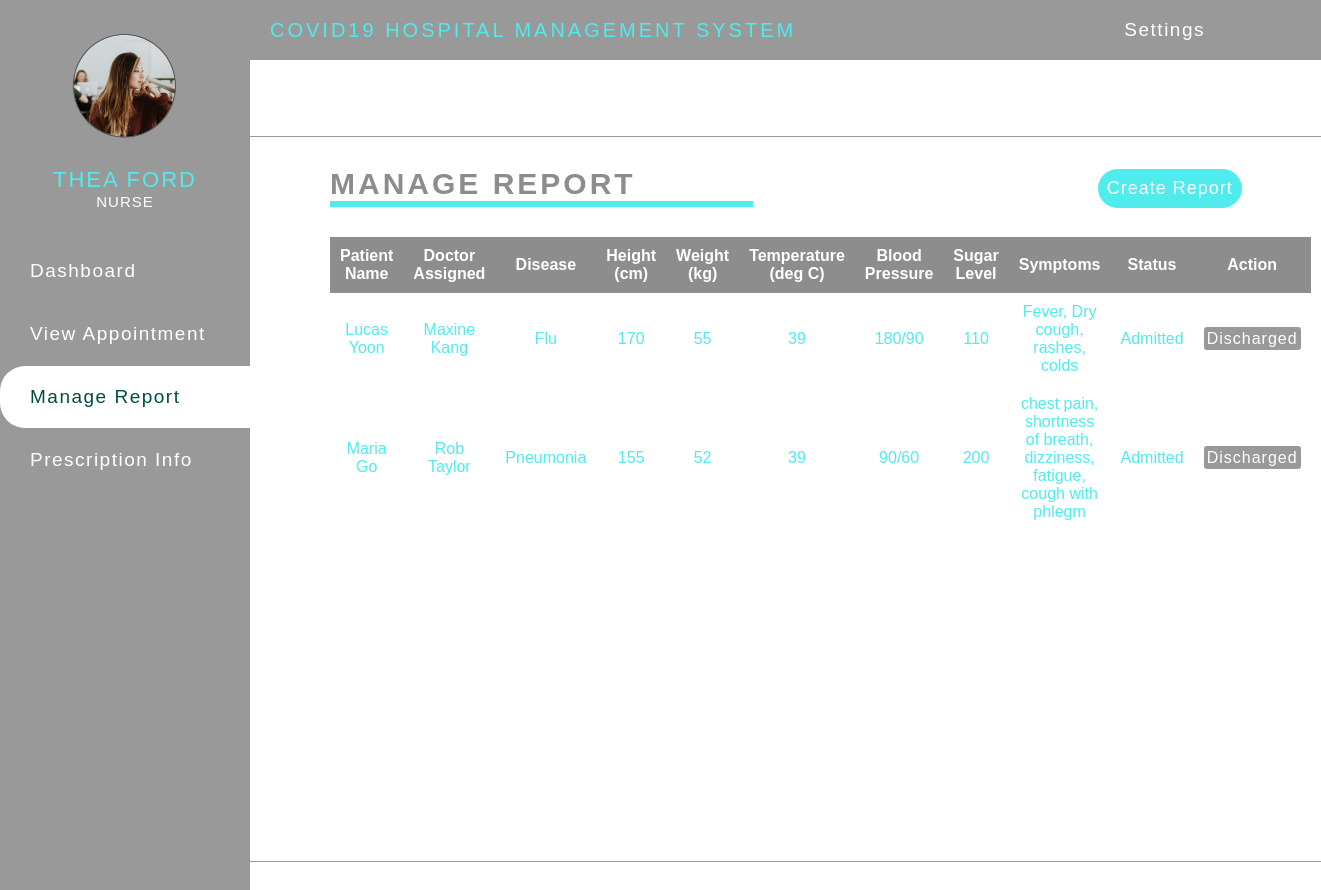
/nurse/report.php (signed in), run on the app's committed database.
### tables this page shows
CREATE TABLE `nurse` (
  `nurse_ID` int(11) NOT NULL,
  `nFullName` varchar(255) NOT NULL,
  `nUsername` varchar(255) NOT NULL,
  `nPassword` varchar(255) NOT NULL,
  `nEmail` varchar(255) NOT NULL,
  `nNumber` varchar(50) NOT NULL,
  `nAge` int(20) NOT NULL,
  `nBirthday` date NOT NULL,
  `nAddress` varchar(255) NOT NULL,
  `nGender` varchar(255) NOT NULL,
  `nProfilepic` varchar(255) NOT NULL
);

CREATE TABLE `report` (
  `count` int(11) NOT NULL,
  `patient_ID` int(11) NOT NULL,
  `doctor_ID` int(11) NOT NULL,
  `nurse_ID` int(11) NOT NULL,
  `rpDisease` varchar(255) NOT NULL,
  `rpHeight` int(11) NOT NULL,
  `rpWeight` int(11) NOT NULL,
  `rpTemp` int(11) NOT NULL,
  `rpBloodPressure` varchar(50) NOT NULL,
  `rpSugarLevel` int(11) NOT NULL,
  `rpSymptoms` varchar(255) NOT NULL,
  `rpStatus` int(11) NOT NULL
);

CREATE TABLE `patient` (
  `patient_ID` int(11) NOT NULL,
  `doctor_ID` int(20) NOT NULL,
  `pFullName` varchar(255) NOT NULL,
  `pUsername` varchar(255) NOT NULL,
  `pPassword` varchar(255) NOT NULL,
  `pEmail` varchar(255) NOT NULL,
  `pNumber` varchar(50) NOT NULL,
  `pAge` int(20) NOT NULL,
  `pBirthday` date NOT NULL,
  `pAddress` varchar(255) NOT NULL,
  `pGender` varchar(255) NOT NULL,
  `pProfilepic` varchar(255) NOT NULL
);

CREATE TABLE `doctor` (
  `doctor_ID` int(11) NOT NULL,
  `dFullName` varchar(255) NOT NULL,
  `dUsername` varchar(255) NOT NULL,
  `dPassword` varchar(255) NOT NULL,
  `dEmail` varchar(255) NOT NULL,
  `dNumber` varchar(50) NOT NULL,
  `dAge` int(20) NOT NULL,
  `dBirthday` date NOT NULL,
  `dAddress` varchar(255) NOT NULL,
  `dGender` varchar(255) NOT NULL,
  `dProfilepic` varchar(255) NOT NULL,
  `dSpecialization` varchar(255) NOT NULL
);

### nurse/report.php (the view, shortened to what this page needs)
<?php
	include("../include/config.php");
?>
<!DOCTYPE html>
<html lang="en">
	<head>
		<link rel="stylesheet" href="styles.css">
	</head>
	<body>
	<?php include('navigation.php');?>
	<a class="add" href="make-report.php">Create Report</a>
	<div class="bd-box">
	<h3>MANAGE REPORT</h3>
	<hr>
		<table>
		<thead>
			<tr>
			<th>Patient Name</th>
			<th>Doctor Assigned</th>
			<th>Disease</th>
			<th>Height (cm)</th>
			<th>Weight (kg)</th>
			<th>Temperature (deg C)</th>
			<th>Blood Pressure</th>
			<th>Sugar Level</th>
			<th>Symptoms</th>
			<th>Status</th>
			<th>Action</th>
			</tr>
		</thead>
		<tbody>
	<?php include('../include/config.php');
		$sql= mysqli_query($conn, "SELECT patient.pFullName as pname,report.*,
			doctor.dFullName as dname,report.* FROM report
			JOIN patient ON patient.patient_ID = report.patient_ID
			JOIN doctor ON doctor.doctor_ID = report.doctor_ID
			where report.nurse_ID='$id'");
		while($row = mysqli_fetch_array($sql)){
	?>
	<tr>
	<td><?php echo $row['pname'];?></td>
	<td><?php echo $row['dname'];?></td>
	<td><?php echo $row['rpDisease'];?></td>
	<td><?php echo $row['rpHeight'];?></td>
	<td><?php echo $row['rpWeight'];?></td>
	<td><?php echo $row['rpTemp'];?></td>
	<td><?php echo $row['rpBloodPressure'];?></td>
	<td><?php echo $row['rpSugarLevel'];?></td>
	<td><?php echo $row['rpSymptoms'];?></td>
	<td>
	<?php if($row['rpStatus']==1)
		{
			echo "Admitted";
		}
	?></td>
	<td>
	<?php if($row['rpStatus']==1)  { ?>
	<a href="report.php?id=<?php echo $row['count']?>&discharged=update" onClick="return confirm('Discharged this patient?')"
	class="icn" title="Patient Discharged" tooltip-placement="top" tooltip="Remove">Discharged</a>
	<?php } ?>
	</td></tr>
	<?php } ?>
		</tbody>
	</table>
	</div>
	<br><br><br><br><br>
	</body>
</html>

### nurse/navigation.php (shortened to what this page needs)
<?php
	include("../include/config.php");
	$id = $_SESSION['id'];
	$query = mysqli_query($conn, "SELECT * FROM nurse where nurse_ID = '$id'");
	$row = mysqli_fetch_array($query);
?>
<div class="wrapper" id="wrapper">
  <div class="top_navbar">
    <div class="menu">
      <div class="logo">
       COVID19 Hospital Management System
      </div>
	  <div class="dropdown">
		<button onclick="myFunction()" class="dbtn">Settings</span></button>
    </div>
  </div>
  <div class="main_container">
      <div class="sidebar">
          <div class="sidebar__inner">
			<div class="profile_info">
					<div class="img_holder">
						<?php echo "<img src='../img/profile/".$row['nProfilepic']."' >"; ?>
					</div>
					<br>
					<p class="title"><?php echo $row['nFullName']; ?></p>
					<p class="sub_title">NURSE</p>
				</div>
            <ul class="lists">
              <li>
                <a href="home.php">
                  <span class="title">Dashboard</span>
                </a>
              </li>
              <li>
				<a href="appointment.php">
                  <span class="title">View Appointment</span>
                </a>
              </li>
              <li>
                <a href="report.php">
                  <span class="title">Manage Report</span>
                </a>
              </li>
              <li>
                <a href="prescription.php">
                  <span class="title">Prescription Info</span>
                </a>
              </li>
            </ul>
          </div>
      </div>
  </div>
</div>

### nurse/styles.css (style rules this page uses)
* { margin: 0; padding: 0; list-style: none; box-sizing: border-box; text-decoration: none; font-family: Helvetica; }
.bd-box { margin-top: 136px; border-top: 1px solid #999; border-bottom: 1px solid #999; }
.bd-box h3 { padding-top: 30px; margin-left: 330px; color: #8d8d8d; font-size: 30px; letter-spacing: 3px; }
.bd-box hr { width: 32%; margin-left: 330px; padding: 3px; background: #50ebec; border: none; }
.add { margin-right: 6%; margin-top: 2.5%; float: right; border: 1px solid #50ebec; padding: 8px; background-color: #50ebec; color: white; font-size: 18px; letter-spacing: 1px; border-radius: 50px; }
.icn { padding: 3px; border-radius: 3px; background-color: #999; font-size: 16px; color: #fff; cursor: pointer; letter-spacing: 1px; }
.wrapper { width: 100%; height: 100%; }
.top_navbar { background: #999; height: 60px; display: flex; position: fixed; width: 100%; top: 0; }
.top_navbar .menu { width: calc(100% - 80px); height: 100%; display: flex; justify-content: space-between; align-items: center; padding: 0 20px; }
.top_navbar .menu .logo { color: #50ebec; text-transform: uppercase; letter-spacing: 3px; margin-left: 250px; font-size: 20px; }
.main_container .sidebar { position: fixed; top: 0; left: 0; width: 250px; height: 100%; background: #999; }
.main_container .sidebar .sidebar__inner { position: relative; }
.main_container .sidebar .profile_info { text-align: center; padding: 30px 10px; }
.main_container .sidebar .profile_info img { width: 110px; }
.main_container .sidebar .profile_info .title { font-size: 22px; letter-spacing: 2px; color: #50ebec; text-transform: uppercase; }
.main_container .sidebar .profile_info .sub_title { font-size: 15px; color: #fff; letter-spacing: 1px; }
.main_container .sidebar ul li a { letter-spacing: 1.5px; color: #fff; font-size: 19px; padding: 20px 30px; white-space: nowrap; display: flex; align-items: center; margin-bottom: 1px; transition: all 0.3s ease; }
.main_container .sidebar ul li a span { display: inline-block; }
.main_container .sidebar ul li a:hover, .main_container .sidebar ul li a.active { background: #fff; color: #004D40; border-top-left-radius: 25px; border-bottom-left-radius: 25px; }
.dbtn { background-color: #999; color: white; padding: 16px; font-size: 19px; border: none; cursor: pointer; letter-spacing: 1.5px; }
.dropdown { position: relative; display: inline-block; }
table { margin-top: 30px; margin-left: 330px; margin-bottom: 330px; border-collapse: collapse; width: 70%; color: #50ebec; font-size: 16px; text-align: center; }
td { padding: 10px; }
th { background-color: #8d8d8d; color: white; padding: 10px; }
tr:nth-child(even) { background-color: white; padding: 10px; }

### data on the page
nurse: nProfilepic (picture), nFullName "THEA FORD"
report: patient_ID.pFullName "Lucas Yoon", doctor_ID.dFullName "Maxine Kang", rpDisease "Flu", rpHeight "170", rpWeight "55", rpTemp "39", rpBloodPressure "180/90", rpSugarLevel "110", rpSymptoms "Fever, Dry cough, rashes, colds", rpStatus "Admitted"
report: patient_ID.pFullName "Maria Go", doctor_ID.dFullName "Rob Taylor", rpDisease "Pneumonia", rpHeight "155", rpWeight "52", rpTemp "39", rpBloodPressure "90/60", rpSugarLevel "200", rpSymptoms "chest pain, shortness of breath, dizziness, fatigue, cough with phlegm", rpStatus "Admitted"
